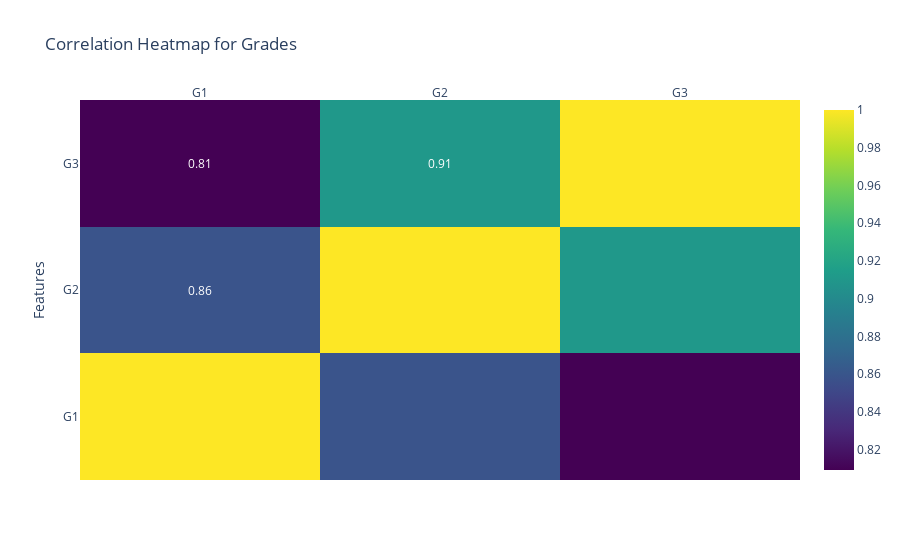

The cell this chart's notebook holds for it:
### Code cell
# calculate the correlation matrix
df_corr = pd.DataFrame(df[["G1", "G2", "G3"]])
corr_matrix = df_corr.corr()

# create a heatmap using Plotly
fig = go.Figure(data=go.Heatmap(z=corr_matrix.values,
                                 x=corr_matrix.columns,
                                 y=corr_matrix.index,
                                 colorscale='Viridis',
                                 text=corr_matrix.round(2).values))

# set the title of the chart
fig.update_layout(title='Correlation Heatmap for Grades')

# add labels to the heatmap
fig.update_layout(
    xaxis=dict(side='top'),
    yaxis=dict(title='Features'),
    annotations=[dict(
        x=x_val,
        y=y_val,
        text=str(text_val),
        font=dict(color='white'),
        showarrow=False
    )
        for y_val, y in enumerate(corr_matrix.index)
        for x_val, x in enumerate(corr_matrix.columns)
        for text_val in [corr_matrix.loc[y, x].round(2)]
        if x_val < y_val
])

# display the chart
fig.show()

### Figure 1 — Plotly figure (JSON) as saved in the notebook; plotly's stock layout.template omitted (floating-point values rounded to 4 significant figures)
{"data": [{"colorscale": [[0, "#440154"], [0.1111, "#482878"], [0.2222, "#3e4989"], [0.3333, "#31688e"], [0.4444, "#26828e"], [0.5556, "#1f9e89"], [0.6667, "#35b779"], [0.7778, "#6ece58"], [0.8889, "#b5de2b"], [1, "#fde725"]], "text": [[1, 0.86, 0.81], [0.86, 1, 0.91], [0.81, 0.91, 1]], "type": "heatmap", "x": ["G1", "G2", "G3"], "y": ["G1", "G2", "G3"], "z": [[1, 0.8587, 0.8091], [0.8587, 1, 0.9107], [0.8091, 0.9107, 1]]}], "layout": {"annotations": [{"font": {"color": "white"}, "showarrow": false, "text": "0.86", "x": 0, "y": 1}, {"font": {"color": "white"}, "showarrow": false, "text": "0.81", "x": 0, "y": 2}, {"font": {"color": "white"}, "showarrow": false, "text": "0.91", "x": 1, "y": 2}], "title": {"text": "Correlation Heatmap for Grades"}, "xaxis": {"side": "top"}, "yaxis": {"title": {"text": "Features"}}}}
